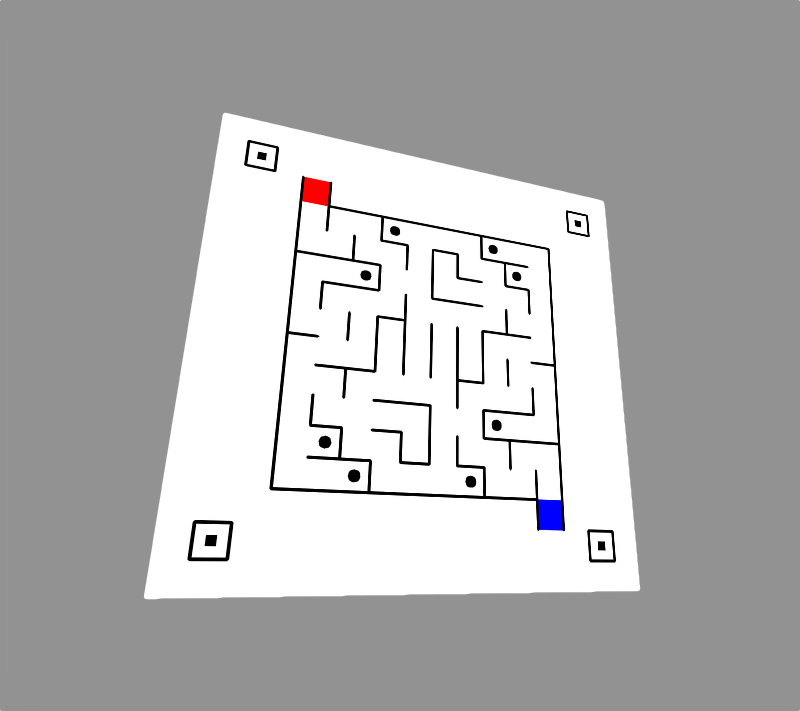
#> input picture CV/mazeExp/test_pattern2.jpg, 2400 x 2133 px (shown at 1/3 size)
$ python main.py
#> lines starting #> are read from the running program, lines starting #| are printed output that depends on the picture; after the words box and inside, x2 and y2 are one past the last pixel; in counts of white or black regions, pixels touching at a corner belong together
#> further down, img is the input picture: shape (2133, 2400, 3); mean B, G, R 178, 177.6, 177.9
### CV/utils.py
import cv2


def image_resize(image, width=None, height=None, inter=cv2.INTER_AREA):
    # initialize the dimensions of the image to be resized and
    # grab the image size
#> called with height = 480, inter = 3
    dim = None
    (h, w) = image.shape[:2]

    # if both the width and height are None, then return the
    # original image
    if width is None and height is None:
        return image

    # check to see if the width is None
    if width is None:
        # calculate the ratio of the height and construct the
        # dimensions
        r = height / float(h)
        dim = (int(w * r), height)

    # otherwise, the height is None
    else:
        # calculate the ratio of the width and construct the
        # dimensions
        r = width / float(w)
        dim = (width, int(h * r))

    # resize the image
    resized = cv2.resize(image, dim, interpolation=inter)
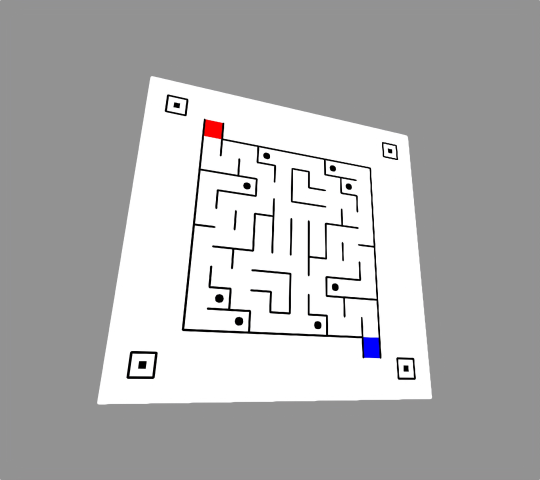
#> resized: shape (480, 540, 3); mean B, G, R 178, 177.6, 177.9

    # return the resized image
    return resized

### CV/treasure/utils.py
import math

import cv2
import numpy as np

from ctyper import NullArea


def p2p_distance(point1: tuple[int, int], point2: tuple[int, int]) -> float:
    """
    calculate the distance between two points

    >>> p2p_distance((0, 0), (3, 4))
    5.0

    :param point1: point1 coordinate
    :param point2: point2 coordinate
    :return: distance between two points
    """
    return math.sqrt((point1[0] - point2[0]) ** 2 + (point1[1] - point2[1]) ** 2)


def filter_points(
    points: list[tuple[int, int]], threshold: int | float
) -> list[tuple[int, int]]:
    """
    For each point, iterate through each point following it, and if there is a followed
    point whose distance from the current coordinate is less than the threshold,
    discard the current point.

    >>> filter_points([(0, 0), (1, 1), (2, 2), (3, 3)], 1)
    [(0, 0), (1, 1), (2, 2), (3, 3)]
    >>> filter_points([(0, 0), (1, 1), (2, 2), (3, 3)], 2)
    [(3, 3)]
    >>> filter_points([(0, 0), (1, 1), (2, 2), (3, 3)], 4)
    [(3, 3)]

    :param points: list of points
    :param threshold: distance threshold
    :return: list of selected points
    """
    selected_points: list[tuple[int, int]] = []
    for idx, point in enumerate(points):
        valid: bool = True
        for followed_point in points[idx + 1 :]:
            if p2p_distance(point, followed_point) < threshold:
                valid = False
                break
        if valid:
            selected_points.append(point)
    return selected_points


def m2c(moments: dict[str, float]) -> tuple[int, int]:
    """
    calculate the center coordinate from cv2.moments

    >>> m2c({"m00": 2, "m10": 3, "m01": 4})
    (1, 2)

    :param moments: list of moments
    :return: center coordinate
    """
    area_is_zero: bool = moments["m00"] <= 0
    if area_is_zero:
        raise NullArea
    return int(moments["m10"] / moments["m00"]), int(moments["m01"] / moments["m00"])


# [18 lines left out: function area_compare, not called in this run]


def img_preprocess(img: np.ndarray) -> tuple[np.ndarray, np.ndarray]:
    """
    preprocess the input image
    :param img: input image (RGB)
    :return: preprocessed images: gray, blur after gray
    """
    if img.shape[-1] != 3:
        raise ValueError("img must be a RGB image")
    gray = cv2.cvtColor(img, cv2.COLOR_BGR2GRAY)
    blur = cv2.GaussianBlur(gray, (3, 3), 1)
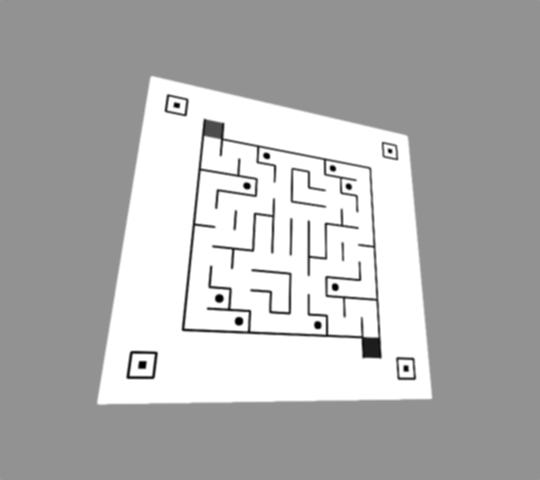
#> blur: shape (480, 540); min 0, max 255, mean 177.8
    return gray, blur


def coord_scale(coord: tuple[int, int]) -> tuple[int, int]:
    """
    scale coordinates from 800x800 to a 10x10 map (2d array index)

    >>> coord_scale((400, 400))
    (6, 5)

    :param coord: coordinate
    :return: scaled coordinate
    """
    scaled_x = round((coord[0] - 125) / 50)
    scaled_y = 11 - round((coord[1] - 125) / 50)
    return scaled_x, scaled_y

### CV/treasure/locate.py
import cv2
import numpy as np

from .utils import p2p_distance, m2c, filter_points, area_compare

from ctyper import Box, Image, PixelCoordinate, QuantityMismatch


class find_locating_boxes:
    def __init__(
        self,
        frame: Image,
        min_area: int = 20,
        max_area: int = 4000,
        apd_epsilon: float = 0.043,
        wh_rate: float = 0.5,
        min_center_distance: int = 5,
    ) -> None:
        """
        find all locating boxes, including duplicate identification
        :param frame: grayscale and gaussian blur processed input image
        :param min_area: minimum area of the locating box
        :param max_area: maximum area of the locating box
        :param apd_epsilon: epsilon for cv2.approxPolyDP
        :param wh_rate: width height rate
        :param min_center_distance: minimum center distance
        :return: coordinates of the top left and bottom right points of the box
        """
#> called with min_area = 20, max_area = 4000, apd_epsilon = 0.043, wh_rate = 0.5, min_center_distance = 5
        if frame.ndim != 2:
            raise ValueError("frame must be a grayscale image")
        # edge detection
        edges: Image = cv2.Canny(frame, 50, 150, apertureSize=3)
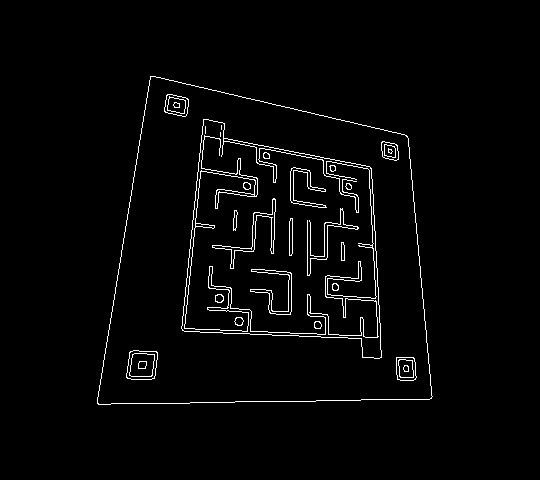
#> edges: shape (480, 540); 2.4% white in thin lines or dots, all inside (x1, y1, x2, y2) = (97, 76, 433, 405)
        # find contours
        raw_contours, _ = cv2.findContours(
            edges, cv2.RETR_TREE, cv2.CHAIN_APPROX_SIMPLE
        )
#> raw_contours = 63 contours, 6 with area under 20; largest, box (x1, y1, x2, y2) and area: (97, 76, 433, 405) 88124, (97, 76, 433, 405) 88120, (181, 119, 382, 359) 34874, (181, 119, 382, 359) 34852, (126, 350, 158, 380) 788

        # filter based on area
        self.contours1: list[Box] = []
        for contour in raw_contours:
            area: int | float = cv2.contourArea(contour)
            if min_area < area < max_area:
                self.contours1.append(contour)
#> this loop made 63 passes
#> area on passes 1 to 8: 88124, 88120, 424.5, 421.5, 240.5, 236.5, 26.5, 23.5
#> (the rest of the program and of its run is left out)
